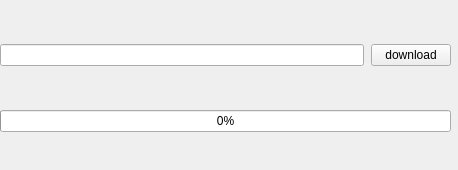
<?xml version="1.0" encoding="UTF-8"?>
<ui version="4.0">
 <class>mainform</class>
 <widget class="QWidget" name="mainform">
  <property name="geometry">
   <rect>
    <x>0</x>
    <y>0</y>
    <width>458</width>
    <height>170</height>
   </rect>
  </property>
  <property name="windowTitle">
   <string>mainform</string>
  </property>
  <widget class="QWidget" name="horizontalLayoutWidget">
   <property name="geometry">
    <rect>
     <x>0</x>
     <y>40</y>
     <width>451</width>
     <height>31</height>
    </rect>
   </property>
   <layout class="QHBoxLayout" name="horizontalLayout">
    <property name="spacing">
     <number>7</number>
    </property>
    <item>
     <widget class="QLineEdit" name="edit_url">
      <property name="enabled">
       <bool>true</bool>
      </property>
     </widget>
    </item>
    <item>
     <widget class="QPushButton" name="btn_down">
      <property name="text">
       <string>download</string>
      </property>
     </widget>
    </item>
   </layout>
  </widget>
  <widget class="QWidget" name="verticalLayoutWidget">
   <property name="geometry">
    <rect>
     <x>0</x>
     <y>80</y>
     <width>451</width>
     <height>52</height>
    </rect>
   </property>
   <layout class="QVBoxLayout" name="verticalLayout">
    <item>
     <widget class="QLabel" name="label">
      <property name="text">
       <string/>
      </property>
     </widget>
    </item>
    <item>
     <widget class="QProgressBar" name="progressBar">
      <property name="value">
       <number>0</number>
      </property>
     </widget>
    </item>
   </layout>
  </widget>
 </widget>
 <resources/>
 <connections/>
</ui>
